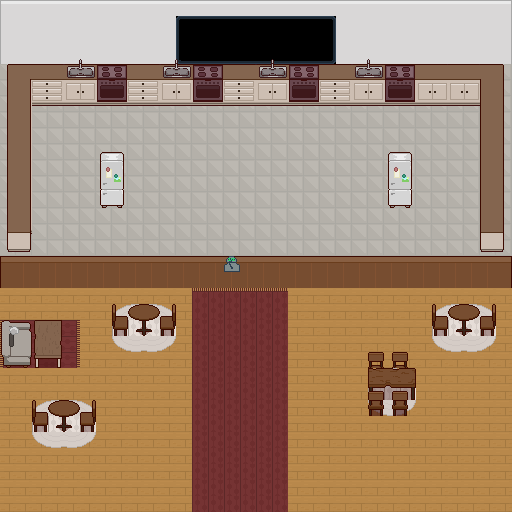

Tiled map render using the project's own tile images. Description and the map definition, with tile-layer contents summarised, below:
An orthogonal 32x32 tile map with 16x16 px tiles, 4 tile layers (floor, carpet, tiles, items), 6 tilesets and 56 objects (30x table, 4x gas-stove, 4x oven, 4x sink, 2x fridge, ...).

<map version="1.10" tiledversion="1.11.2" orientation="orthogonal" renderorder="right-down" width="32" height="32" tilewidth="16" tileheight="16" infinite="0" nextlayerid="6" nextobjectid="67">
 <tileset firstgid="1" name="floorswalls_LRK" tilewidth="16" tileheight="16" tilecount="224" columns="14">
  <image source="../assets/pixelinterior_LRK/floorswalls_LRK.png" width="224" height="256" />
 </tileset>
 <tileset firstgid="225" name="kitchen_LRK" tilewidth="16" tileheight="16" tilecount="650" columns="26">
  <image source="../assets/pixelinterior_LRK/kitchen_LRK.png" width="416" height="400" />
 </tileset>
 <tileset firstgid="875" name="cabinets_LRK" tilewidth="16" tileheight="16" tilecount="1175" columns="47">
  <image source="../assets/pixelinterior_LRK/cabinets_LRK.png" width="752" height="405" />
 </tileset>
 <tileset firstgid="2050" name="Sprite-0002" tilewidth="16" tileheight="16" tilecount="1" columns="1">
  <image source="../assets/Sprite-0002.png" width="16" height="16" />
 </tileset>
 <tileset firstgid="2051" name="Sprite-0003" tilewidth="16" tileheight="16" tilecount="12" columns="4">
  <image source="../assets/Sprite-0003.png" width="64" height="48" />
 </tileset>
 <tileset firstgid="2063" name="livingroom_LRK" tilewidth="16" tileheight="16" tilecount="1014" columns="39">
  <image source="../assets/pixelinterior_LRK/livingroom_LRK.png" width="624" height="416" />
 </tileset>
 <layer id="1" name="floor" width="32" height="32">
  <data>[1024 cells, 1024 non-empty, 20 distinct tile ids]</data>
 </layer>
 <layer id="5" name="carpet" width="32" height="32">
  <data>[1024 cells, 147 non-empty, 15 distinct tile ids]</data>
 </layer>
 <layer id="3" name="tiles" width="32" height="32">
  <data>[1024 cells, 278 non-empty, 86 distinct tile ids]</data>
 </layer>
 <layer id="4" name="items" width="32" height="32">
  <data>[1024 cells, 7 non-empty, 7 distinct tile ids]</data>
 </layer>
 <objectgroup id="2" name="collisions">
  <object id="1" x="-21.7251" y="-0.93175" width="21" height="514.394" />
  <object id="2" x="512.941" y="-1.43192" width="22" height="514.712" />
  <object id="3" x="-21.9417" y="-17.1939" width="556.667" height="16.5837" />
  <object id="4" x="-21.4073" y="512.307" width="556.394" height="18.5231" />
  <object id="5" name="player" x="241.5" y="176.5">
   <point />
  </object>
  <object id="6" name="order" x="223.75" y="256.125" width="16.25" height="15.875" />
  <object id="7" x="-0.125" y="256.063" width="223.841" height="30.875" />
  <object id="8" x="240.625" y="256.563" width="271.25" height="30.875" />
  <object id="9" name="gas-stove" x="96.2197" y="64.0455" width="31.75" height="15.25" />
  <object id="10" name="oven" x="95.9697" y="79.7955" width="31.75" height="25.25" />
  <object id="11" name="gas-stove" x="192.341" y="64.3182" width="31.6484" height="15.25" />
  <object id="12" name="oven" x="192.091" y="80.0682" width="31.75" height="25.25" />
  <object id="13" name="gas-stove" x="288.159" y="64.9545" width="31.75" height="15.25" />
  <object id="14" name="oven" x="287.909" y="80.7045" width="31.75" height="25.25" />
  <object id="15" name="gas-stove" x="384.341" y="64.3182" width="31.625" height="15.25" />
  <object id="16" name="oven" x="384.091" y="80.0682" width="31.75" height="25.25" />
  <object id="17" name="sink" x="64.0582" y="64.9205" width="32.4531" height="15.0781" />
  <object id="18" name="sink" x="160.021" y="63.9091" width="31.9219" height="16.0598" />
  <object id="19" name="sink" x="256.489" y="64.1023" width="31.4457" height="15.8152" />
  <object id="20" name="sink" x="352.043" y="64.1023" width="32.1953" height="15.8125" />
  <object id="27" x="6.95265" y="224.045" width="23.9888" height="32.3193" />
  <object id="28" name="table" x="7.18265" y="207.893" width="23.895" height="16.061" />
  <object id="29" name="table" x="7.0525" y="192.069" width="23.895" height="15.9616" />
  <object id="30" name="table" x="6.86757" y="175.928" width="24.145" height="16.0923" />
  <object id="31" name="table" x="6.73742" y="159.948" width="24.2387" height="16.0241" />
  <object id="34" name="table" x="6.52511" y="144.083" width="24.4575" height="15.8423" />
  <object id="35" name="table" x="6.95747" y="127.946" width="24.02" height="16.2741" />
  <object id="36" name="table" x="6.96004" y="112.024" width="24.145" height="15.9673" />
  <object id="37" name="table" x="7.07989" y="95.919" width="23.895" height="16.0866" />
  <object id="38" name="table" x="7.02125" y="79.9879" width="23.895" height="15.8991" />
  <object id="39" x="7.0525" y="63.8942" width="24.9262" height="16.0866" />
  <object id="40" name="table" x="32.0525" y="63.92" width="15.982" height="16.0554" />
  <object id="41" name="table" x="48.0423" y="64.0504" width="15.982" height="15.9304" />
  <object id="42" name="table" x="128.024" y="64.031" width="15.9667" height="15.9498" />
  <object id="43" name="table" x="144.009" y="63.9282" width="15.982" height="16.0295" />
  <object id="44" name="table" x="224.018" y="64.0519" width="15.9854" height="15.9488" />
  <object id="45" name="table" x="240.03" y="64.0731" width="15.9618" height="15.9043" />
  <object id="46" name="table" x="320.068" y="64.0453" width="15.9159" height="15.9498" />
  <object id="47" name="table" x="336.014" y="63.9425" width="15.9625" height="16.0295" />
  <object id="48" name="table" x="416.069" y="63.8976" width="15.9195" height="16.0554" />
  <object id="49" name="table" x="432.012" y="64.028" width="16.0289" height="15.9304" />
  <object id="50" name="table" x="448.077" y="63.9071" width="15.8414" height="16.0554" />
  <object id="51" name="table" x="464.082" y="64.0219" width="15.982" height="15.9304" />
  <object id="54" x="480.201" y="223.666" width="23.9888" height="32.4443" />
  <object id="55" name="table" x="480.431" y="207.514" width="23.895" height="16.061" />
  <object id="56" name="table" x="480.301" y="191.69" width="23.895" height="15.9616" />
  <object id="57" name="table" x="480.116" y="175.549" width="24.145" height="16.0923" />
  <object id="58" name="table" x="479.986" y="159.569" width="24.2387" height="16.0241" />
  <object id="59" name="table" x="479.773" y="143.704" width="24.4575" height="15.8423" />
  <object id="60" name="table" x="480.206" y="127.567" width="24.02" height="16.2741" />
  <object id="61" name="table" x="480.208" y="111.645" width="24.145" height="15.9673" />
  <object id="62" name="table" x="480.328" y="95.5397" width="23.895" height="16.0866" />
  <object id="63" name="table" x="480.269" y="79.6086" width="23.895" height="15.8991" />
  <object id="64" x="480.301" y="63.5149" width="24.9262" height="16.0866" />
  <object id="65" name="fridge" x="99.8333" y="150.885" width="24.25" height="56.0313" />
  <object id="66" name="fridge" x="387.972" y="151.007" width="24.25" height="56.0313" />
 </objectgroup>
</map>
